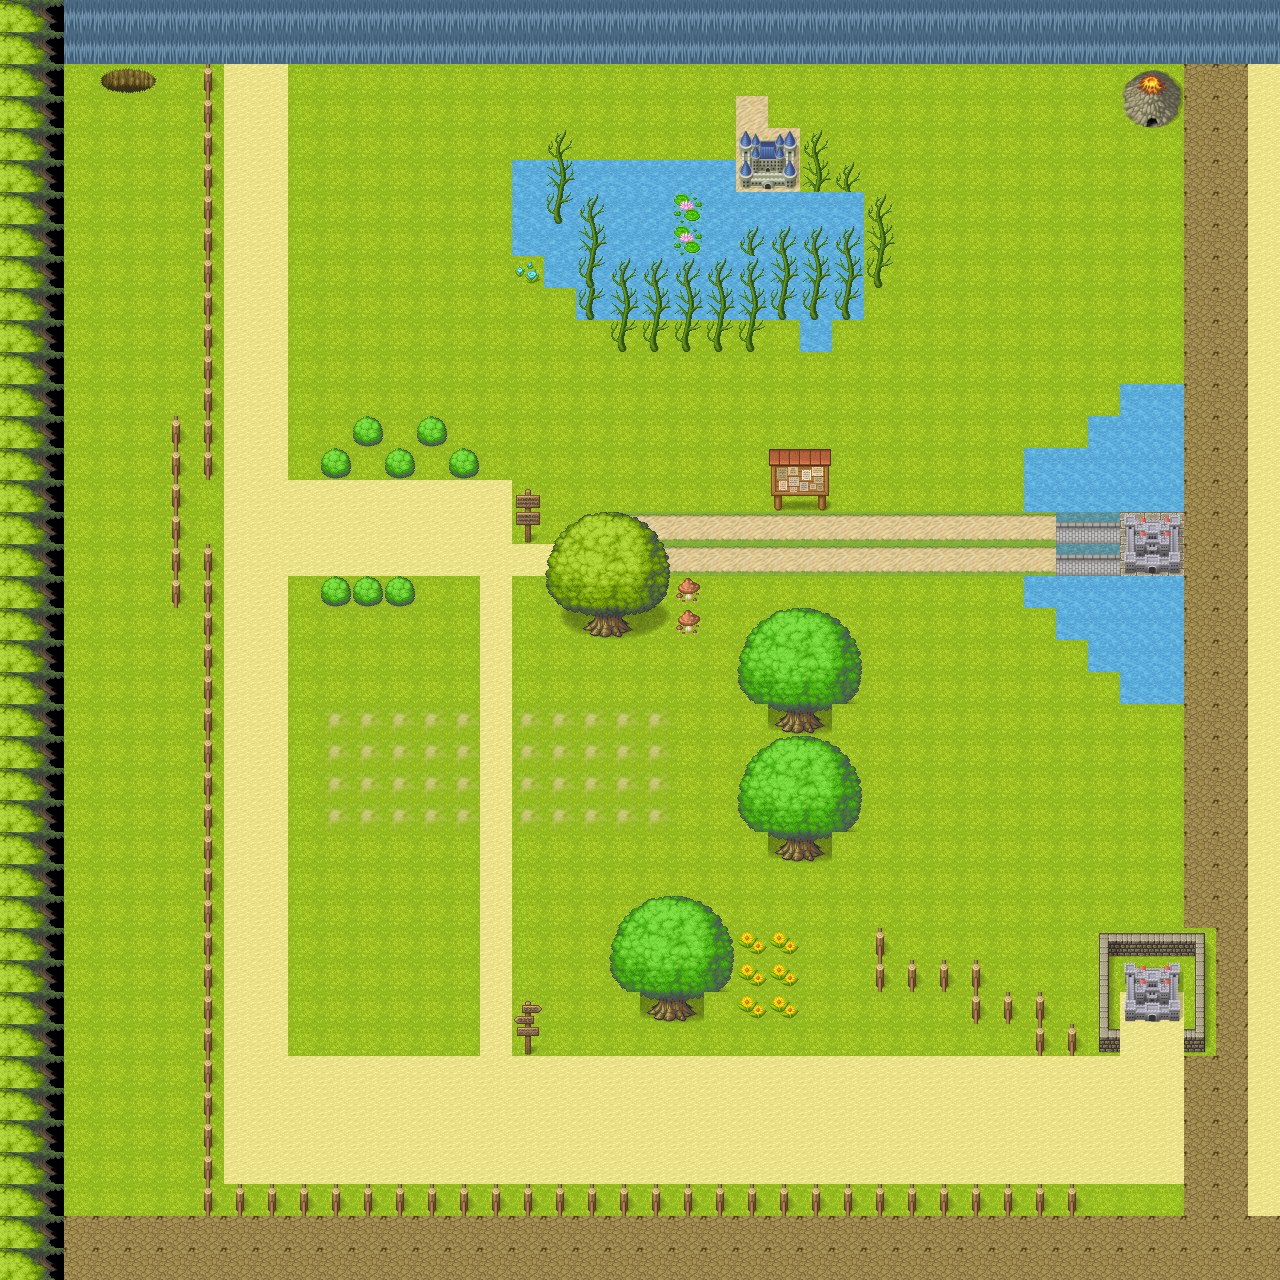

Below is a game level as drawn by its tile map, then a one-line description and the .tmx that defines it (tile-layer data replaced by summaries):
An orthogonal 40x40 tile map with 32x32 px tiles, 3 tile layers (map_sita, map_naka, map_ue).

<map version="1.4" tiledversion="1.4.2" orientation="orthogonal" renderorder="right-down" width="40" height="40" tilewidth="32" tileheight="32" infinite="0" nextlayerid="5" nextobjectid="1">
 <editorsettings>
  <export target="mapchip1.csv" format="csv" />
 </editorsettings>
 <tileset firstgid="1" source="mapchip1.tsx" />
 <layer id="1" name="map_sita" width="40" height="40" locked="1">
  <data>[1600 cells, 1600 non-empty, 13 distinct tile ids]</data>
 </layer>
 <layer id="4" name="map_naka" width="40" height="40">
  <data>[1600 cells, 1593 non-empty, 35 distinct tile ids]</data>
 </layer>
 <layer id="2" name="map_ue" width="40" height="40" locked="1">
  <data>[1600 cells, 1358 non-empty, 41 distinct tile ids]</data>
 </layer>
</map>
